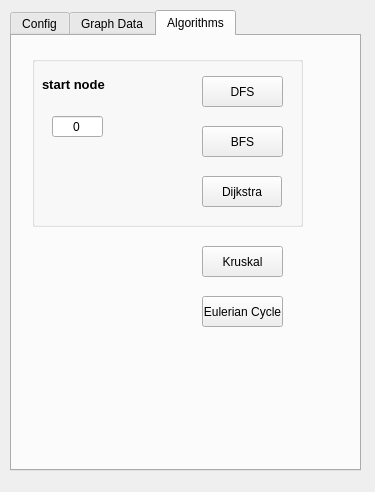
<?xml version="1.0" encoding="UTF-8"?>
<ui version="4.0">
 <class>Form</class>
 <widget class="QWidget" name="Form">
  <property name="geometry">
   <rect>
    <x>0</x>
    <y>0</y>
    <width>375</width>
    <height>492</height>
   </rect>
  </property>
  <property name="windowTitle">
   <string>Form</string>
  </property>
  <widget class="QTabWidget" name="tabWidget">
   <property name="geometry">
    <rect>
     <x>10</x>
     <y>10</y>
     <width>351</width>
     <height>461</height>
    </rect>
   </property>
   <property name="minimumSize">
    <size>
     <width>0</width>
     <height>0</height>
    </size>
   </property>
   <property name="tabShape">
    <enum>QTabWidget::Rounded</enum>
   </property>
   <property name="currentIndex">
    <number>2</number>
   </property>
   <widget class="QWidget" name="tab">
    <attribute name="title">
     <string>Config</string>
    </attribute>
    <widget class="QComboBox" name="nodeColor">
     <property name="geometry">
      <rect>
       <x>110</x>
       <y>20</y>
       <width>81</width>
       <height>31</height>
      </rect>
     </property>
     <item>
      <property name="text">
       <string>Black</string>
      </property>
     </item>
     <item>
      <property name="text">
       <string>Yellow</string>
      </property>
     </item>
     <item>
      <property name="text">
       <string>Blue</string>
      </property>
     </item>
     <item>
      <property name="text">
       <string>Pink</string>
      </property>
     </item>
     <item>
      <property name="text">
       <string>White</string>
      </property>
     </item>
    </widget>
    <widget class="QLabel" name="label">
     <property name="geometry">
      <rect>
       <x>20</x>
       <y>20</y>
       <width>71</width>
       <height>16</height>
      </rect>
     </property>
     <property name="text">
      <string>Node Color</string>
     </property>
    </widget>
    <widget class="QLabel" name="label_2">
     <property name="geometry">
      <rect>
       <x>20</x>
       <y>60</y>
       <width>71</width>
       <height>16</height>
      </rect>
     </property>
     <property name="text">
      <string>Edge Color</string>
     </property>
    </widget>
    <widget class="QComboBox" name="edgeColor">
     <property name="geometry">
      <rect>
       <x>110</x>
       <y>60</y>
       <width>81</width>
       <height>31</height>
      </rect>
     </property>
     <item>
      <property name="text">
       <string>Black</string>
      </property>
     </item>
     <item>
      <property name="text">
       <string>Yellow</string>
      </property>
     </item>
     <item>
      <property name="text">
       <string>Blue</string>
      </property>
     </item>
     <item>
      <property name="text">
       <string>Pink</string>
      </property>
     </item>
     <item>
      <property name="text">
       <string>White</string>
      </property>
     </item>
    </widget>
    <widget class="QGroupBox" name="groupBox">
     <property name="geometry">
      <rect>
       <x>20</x>
       <y>110</y>
       <width>171</width>
       <height>81</height>
      </rect>
     </property>
     <property name="title">
      <string/>
     </property>
     <widget class="QRadioButton" name="buttonUndirected">
      <property name="geometry">
       <rect>
        <x>20</x>
        <y>10</y>
        <width>103</width>
        <height>21</height>
       </rect>
      </property>
      <property name="text">
       <string>undirected</string>
      </property>
      <property name="checked">
       <bool>true</bool>
      </property>
     </widget>
     <widget class="QRadioButton" name="buttonDirected">
      <property name="geometry">
       <rect>
        <x>20</x>
        <y>40</y>
        <width>103</width>
        <height>21</height>
       </rect>
      </property>
      <property name="text">
       <string>directed</string>
      </property>
      <property name="checked">
       <bool>false</bool>
      </property>
     </widget>
    </widget>
    <widget class="QGroupBox" name="groupBox_2">
     <property name="geometry">
      <rect>
       <x>20</x>
       <y>210</y>
       <width>171</width>
       <height>81</height>
      </rect>
     </property>
     <property name="title">
      <string/>
     </property>
     <widget class="QRadioButton" name="unweighted">
      <property name="geometry">
       <rect>
        <x>20</x>
        <y>40</y>
        <width>141</width>
        <height>21</height>
       </rect>
      </property>
      <property name="text">
       <string>without weights</string>
      </property>
      <property name="checked">
       <bool>true</bool>
      </property>
     </widget>
     <widget class="QRadioButton" name="weighted">
      <property name="geometry">
       <rect>
        <x>20</x>
        <y>10</y>
        <width>141</width>
        <height>21</height>
       </rect>
      </property>
      <property name="text">
       <string>with weights</string>
      </property>
     </widget>
    </widget>
    <zorder>groupBox_2</zorder>
    <zorder>groupBox</zorder>
    <zorder>nodeColor</zorder>
    <zorder>label</zorder>
    <zorder>label_2</zorder>
    <zorder>edgeColor</zorder>
   </widget>
   <widget class="QWidget" name="tab_2">
    <attribute name="title">
     <string>Graph Data</string>
    </attribute>
    <widget class="QTextEdit" name="textEdit">
     <property name="geometry">
      <rect>
       <x>10</x>
       <y>10</y>
       <width>311</width>
       <height>391</height>
      </rect>
     </property>
     <property name="font">
      <font>
       <pointsize>10</pointsize>
       <weight>75</weight>
       <bold>true</bold>
      </font>
     </property>
    </widget>
   </widget>
   <widget class="QWidget" name="tab_3">
    <attribute name="title">
     <string>Algorithms</string>
    </attribute>
    <widget class="QGroupBox" name="groupBox_3">
     <property name="geometry">
      <rect>
       <x>20</x>
       <y>20</y>
       <width>271</width>
       <height>171</height>
      </rect>
     </property>
     <property name="title">
      <string/>
     </property>
     <widget class="QPushButton" name="bfs_button">
      <property name="geometry">
       <rect>
        <x>170</x>
        <y>70</y>
        <width>81</width>
        <height>31</height>
       </rect>
      </property>
      <property name="text">
       <string>BFS</string>
      </property>
      <property name="default">
       <bool>false</bool>
      </property>
     </widget>
     <widget class="QPushButton" name="dfs_button">
      <property name="geometry">
       <rect>
        <x>170</x>
        <y>20</y>
        <width>81</width>
        <height>31</height>
       </rect>
      </property>
      <property name="text">
       <string>DFS</string>
      </property>
      <property name="default">
       <bool>false</bool>
      </property>
     </widget>
     <widget class="QLineEdit" name="start_vertex">
      <property name="geometry">
       <rect>
        <x>20</x>
        <y>60</y>
        <width>51</width>
        <height>21</height>
       </rect>
      </property>
      <property name="text">
       <string>0</string>
      </property>
      <property name="alignment">
       <set>Qt::AlignCenter</set>
      </property>
      <property name="placeholderText">
       <string>start vertex</string>
      </property>
     </widget>
     <widget class="QLabel" name="label_3">
      <property name="geometry">
       <rect>
        <x>10</x>
        <y>20</y>
        <width>151</width>
        <height>16</height>
       </rect>
      </property>
      <property name="font">
       <font>
        <pointsize>10</pointsize>
        <weight>75</weight>
        <bold>true</bold>
       </font>
      </property>
      <property name="text">
       <string>start node</string>
      </property>
     </widget>
     <widget class="QPushButton" name="dijkstra_button">
      <property name="geometry">
       <rect>
        <x>170</x>
        <y>120</y>
        <width>80</width>
        <height>31</height>
       </rect>
      </property>
      <property name="text">
       <string>Dijkstra</string>
      </property>
      <property name="default">
       <bool>false</bool>
      </property>
     </widget>
    </widget>
    <widget class="QPushButton" name="kruskal_button">
     <property name="geometry">
      <rect>
       <x>190</x>
       <y>210</y>
       <width>81</width>
       <height>31</height>
      </rect>
     </property>
     <property name="text">
      <string>Kruskal</string>
     </property>
     <property name="default">
      <bool>false</bool>
     </property>
    </widget>
    <widget class="QPushButton" name="eulerian_button">
     <property name="geometry">
      <rect>
       <x>190</x>
       <y>260</y>
       <width>81</width>
       <height>31</height>
      </rect>
     </property>
     <property name="text">
      <string>Eulerian Cycle</string>
     </property>
     <property name="default">
      <bool>false</bool>
     </property>
    </widget>
   </widget>
  </widget>
 </widget>
 <resources/>
 <connections/>
</ui>
